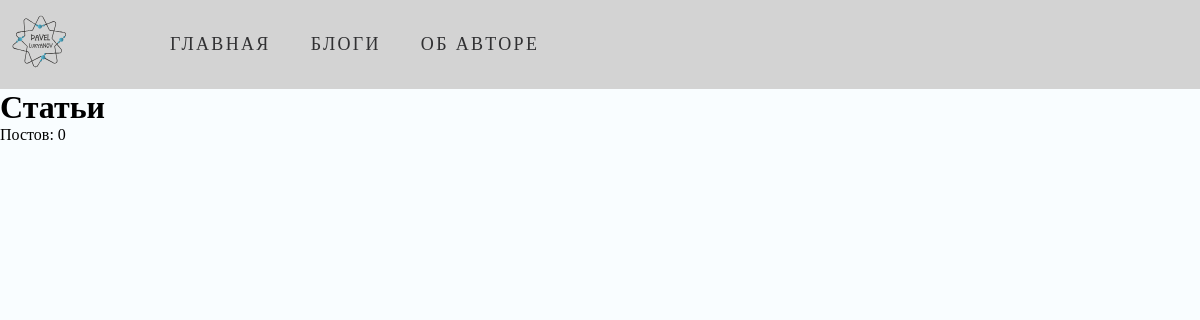
/blogs/, run on an earlier commit of the app's database.
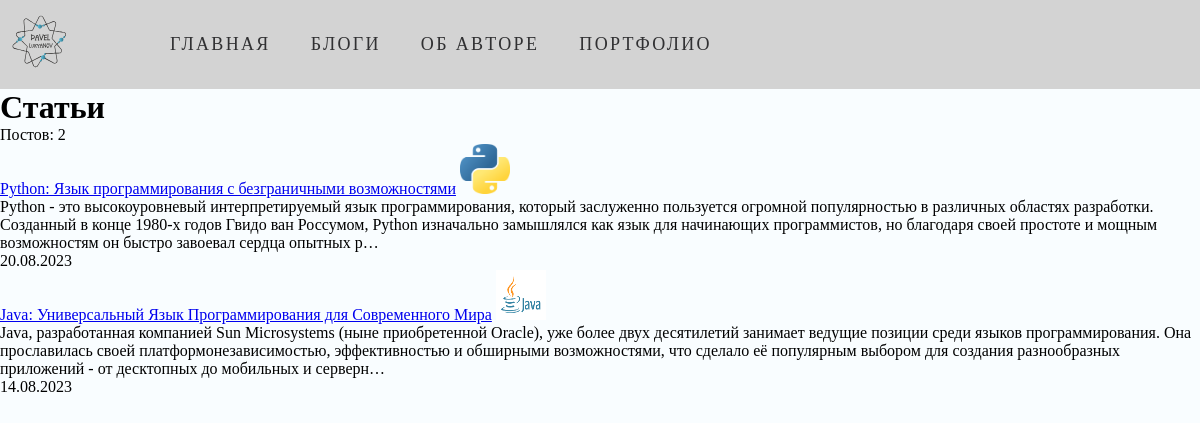
And on a later commit of the database.
### main_page/models.py (models this page shows, shortened)
class Menu(models.Model):
    title = models.CharField(max_length=50)
    url = models.CharField(max_length=50)

### blogs/models.py (models this page shows, shortened)
class Blog(models.Model):
    title = models.CharField(max_length=250)
    description = models.TextField()
    logo = models.ImageField(upload_to='blogs/images', null=True)
    img = models.ImageField(upload_to='blogs/images', null=True)
    date = models.DateField()

### blogs/views.py (the view)
# urls.py: path('', views.blogs, name='blogs'),
def blogs(request):
    menu = Menu.objects.all()
    blogi = Blog.objects.all().order_by('-date')
    return render(request, 'blogs/blogs.html', {'menu': menu, 'blogs': blogi})

### templates/blogs/blogs.html
{% extends 'main_page/base.html' %}
{% load static %}
{% block css %}
    <link rel="stylesheet" href="{% static 'css/blogs.css' %}">
{% endblock %}
{% block content %}
    <h1>Статьи</h1>
    <p class="count container">Постов: {{ blogs.count }}</p>
    {% for blog in blogs %}
        <div class="elements container">
            <div class="top">
                <a href="{% url 'blog:blog_details' blog.id %}">{{ blog.title }}</a>
                <img src="{{ blog.logo.url }}" width="50" height="50" alt="Логотип">
            </div>
            <div class="blog-text">
                <p>{{ blog.description | striptags | truncatechars:360 }}</p>
            </div>
            <p> {{ blog.date | date:'d.m.Y' }}</p>
        </div>
    {% endfor %}
{% endblock %}

### templates/main_page/base.html (shortened to what this page needs)
{% load static %}
<!DOCTYPE html>
<html lang="en">
<head>
    <link rel="stylesheet" href="{% static 'css/base.css' %}">
    {% block css %} {% endblock %}
</head>
<body>
    <header class="page-header">
        <div class="page-header__wrapper container">
            <div class="page-header__logo">
                <a href="{% url "index" %}">
                    <img src="{% static 'main_page/my_logo.svg' %}" width="80" height="80" alt="Логотип автора">
                </a>
            </div>
            <nav class="site-nav page-header__site-nav">
                {% for el in menu %}
                <ul class="site-nav__list">
                    <li class="site-nav__item"><a href="{{ el.url }}">{{ el.title }}</a></li>
                </ul>
                {% endfor %}
            </nav>
        </div>
    </header>
    {% block content %}
    {% endblock %}
</body>
</html>

### main_page/static/css/base.css (style rules this page uses)
body { padding: 0; margin: 0; background-color: #f9fdff; }
h1, h2, h3, p { margin: 0; padding: 0; }
.container { max-width: 1200px; min-width: 320px; margin: 0 auto; box-sizing: border-box }
.page-header { background-color: lightgray; }
.page-header__logo { padding-top: 5px; height: auto; width: auto; }
.page-header__wrapper { display: flex; flex-wrap: wrap; justify-content: flex-start; align-items: center; }
.page-header__site-nav { display: flex; margin-left: 50px }
.site-nav__list { list-style: none; }
.site-nav__item a { text-decoration: none; font-size: 18px; line-height: 19px; color: #303032; text-transform: uppercase; letter-spacing: .13em; }

### blogs/static/css/blogs.css (style rules this page uses)
.container { max-width: 1200px; }

What changed in the data, as far as the page shows it:
added Menu: title "ПОРТФОЛИО"
added Blog: title "Python: Язык программирования с безграничными возможностями", logo (picture), description "Python - это высокоуровневый интерпретируемый язык программирования, который заслуженно пользуется огромной популярностью в различных областях разработки. Созданный в конце 1980-х годов Гвидо ван Россумом, Python изначально замышлялся как язык для начинающих программистов, но благодаря своей простоте и мощным возможностям он быстро завоевал сердца опытных р…", date "20.08.2023"
added Blog: title "Java: Универсальный Язык Программирования для Современного Мира", logo (picture), description "Java, разработанная компанией Sun Microsystems (ныне приобретенной Oracle), уже более двух десятилетий занимает ведущие позиции среди языков программирования. Она прославилась своей платформонезависимостью, эффективностью и обширными возможностями, что сделало её популярным выбором для создания разнообразных приложений - от десктопных до мобильных и серверн…", date "14.08.2023"
Also different on the page:
{{ blogs.count }}: "0" → "2"
